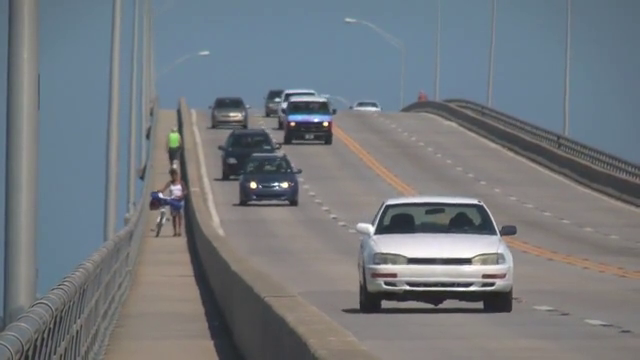
#> input picture frame 91 of Image/slow_traffic_small.mp4, 640 x 360 px
$ jupyter execute --allow-errors 'Test MeanShift.ipynb'
#> lines starting #> are read from the running program, lines starting #| are printed output that depends on the picture
[cell 1]
import numpy as np
import cv2
from matplotlib import pyplot as plt

[cell 2]
cap = cv2.VideoCapture('../Image/slow_traffic_small.mp4')

# Take the first frame of the video
ret, frame = cap.read()
#> frame is the input picture: shape (360, 640, 3); mean B, G, R 126.6, 121.2, 115.7

x, y, w, h = 450, 200, 20, 20

track_window = (x,y,w,h)

# Set up the ROI for tracking
#> (the rest of this cell did not finish here and is left out)

#> (a cell that did not finish here is left out)

#> (a cell that did not finish here is left out)

#> (a cell that did not finish here is left out)

[cell 6]
plt.imshow(frame[y:y+20, x:x+20])
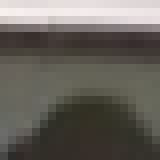
#> shown: shape (20, 20, 3) (shown 8 times larger); mean R, G, B 102.4, 98.2, 91.6

#> (a cell that did not finish here is left out)

[cell 8]
hsv = cv2.cvtColor(frame, cv2.COLOR_BGR2HSV)
#> hsv: shape (360, 640, 3); mean H, S, V 67.8, 39.8, 131.8
#> (the rest of this cell did not finish here and is left out)

[cell 9]
plt.imshow(cv2.cvtColor(frame, cv2.COLOR_BGR2RGB))


$ run again, starting later in the video
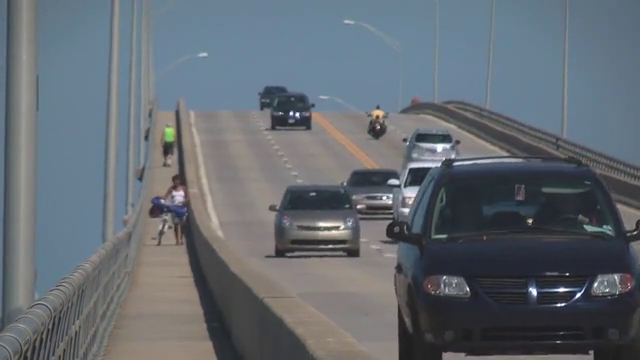
#> input picture frame 411 of Image/slow_traffic_small.mp4, 640 x 360 px
#> frame is the input picture: shape (360, 640, 3); mean B, G, R 113.8, 106.6, 99.3
#> `[cell 6] plt.imshow(frame[y:y+20, x:x+20])`:
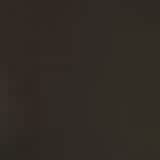
#> shown: shape (20, 20, 3) (shown 8 times larger); mean R, G, B 49.1, 42.8, 36.9
#> hsv: shape (360, 640, 3); mean H, S, V 81.8, 45.5, 117.3

$ run again, starting later in the video
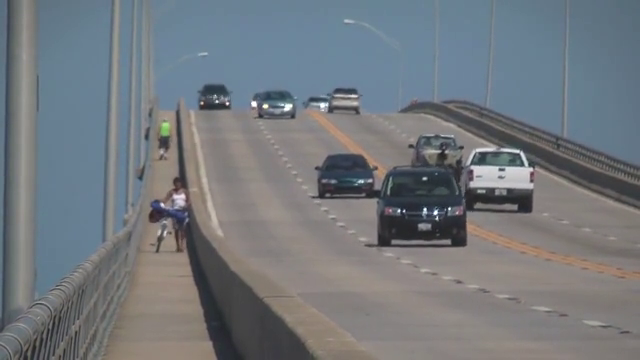
#> input picture frame 731 of Image/slow_traffic_small.mp4, 640 x 360 px
#> frame is the input picture: shape (360, 640, 3); mean B, G, R 125.5, 120.3, 115.1
#> `[cell 6] plt.imshow(frame[y:y+20, x:x+20])`:
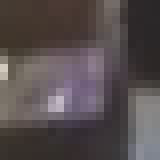
#> shown: shape (20, 20, 3) (shown 8 times larger); mean R, G, B 85.9, 77.2, 78.1
#> hsv: shape (360, 640, 3); mean H, S, V 66.1, 39.7, 130.9
